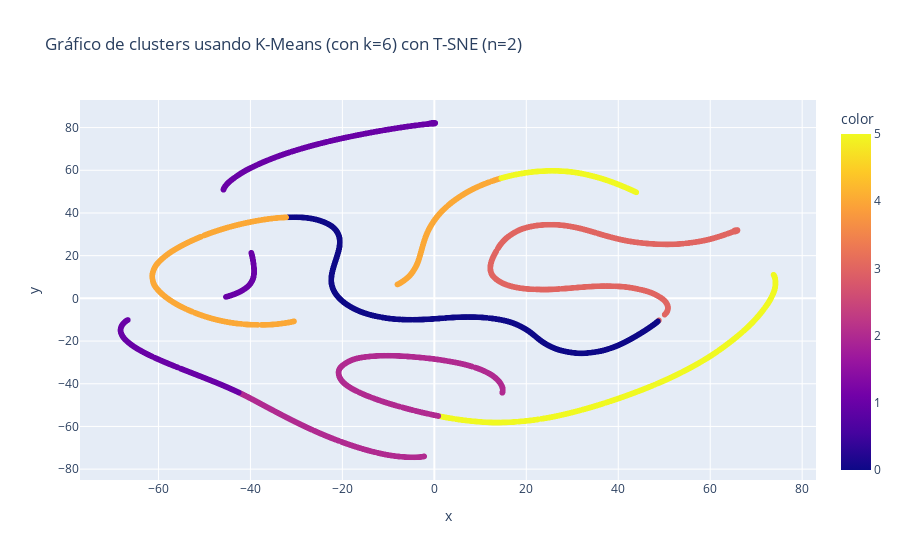

This figure's notebook cell:
### Markdown cell above
**Respuesta:**

### Code cell
px.scatter(x=tsne[:, 0],y=tsne[:, 1],color=kmeans.labels_,title='Gráfico de clusters usando K-Means (con k=6) con T-SNE (n=2) ')

### Figure 1 — Plotly figure (JSON) as saved in the notebook; plotly's stock layout.template omitted (floating-point values rounded to 4 significant figures; data arrays with more than 128 entries replaced by an {"elided": "..."} marker saying what was removed)
{"data": [{"hovertemplate": "x=%{x}<br>y=%{y}<br>color=%{marker.color}<extra></extra>", "legendgroup": "", "marker": {"color": {"elided": "4314 int values"}, "coloraxis": "coloraxis", "symbol": "circle"}, "mode": "markers", "name": "", "showlegend": false, "type": "scattergl", "x": {"elided": "4314 float values"}, "xaxis": "x", "y": {"elided": "4314 float values"}, "yaxis": "y"}], "layout": {"coloraxis": {"colorbar": {"title": {"text": "color"}}, "colorscale": [[0, "#0d0887"], [0.1111, "#46039f"], [0.2222, "#7201a8"], [0.3333, "#9c179e"], [0.4444, "#bd3786"], [0.5556, "#d8576b"], [0.6667, "#ed7953"], [0.7778, "#fb9f3a"], [0.8889, "#fdca26"], [1, "#f0f921"]]}, "legend": {"tracegroupgap": 0}, "title": {"text": "Gráfico de clusters usando K-Means (con k=6) con T-SNE (n=2) "}, "xaxis": {"anchor": "y", "domain": [0, 1], "title": {"text": "x"}}, "yaxis": {"anchor": "x", "domain": [0, 1], "title": {"text": "y"}}}}
